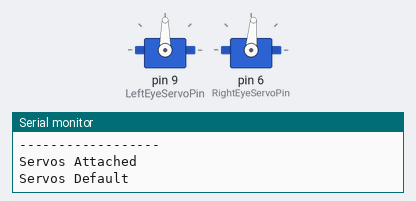
A sketch run on a simulated Arduino Uno, built with avr-gcc and run on an emulated ATmega328P. On the bench: 2 × servo, the last lines printed to the serial monitor.

Above: at 0.2 s.
At 3.2 s:
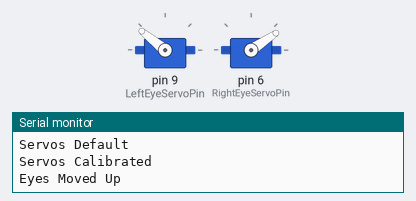
At 4.7 s:
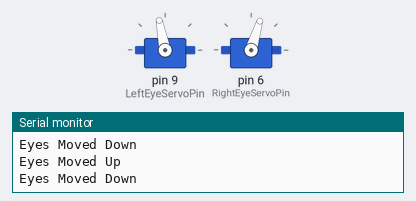
Timing chart, 0 to 6.2 s (numbered marks = the images above):
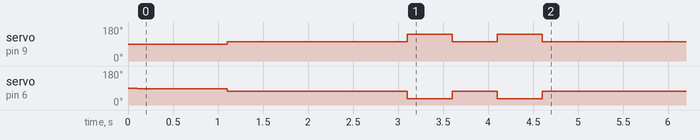

Measured:
- by itself, servo on pin 9 (LeftEyeServoPin): goes 101° 2.0 s, 141° 0.50 s, 101° 0.50 s, 141° 0.50 s, then 101°
- by itself, servo on pin 6 (RightEyeServoPin): 90° → 85° at 0.10 s, → 73° 1.0 s later, → 34° 2.0 s later, → 73° 0.50 s later, … (6 changes in this stretch)

The sketch:

eye_servos.ino
```cpp
#include <Servo.h>

Servo LeftEye;
Servo RightEye;

const int LeftEyeServoPin = 9;
const int RightEyeServoPin = 6;

void setup() {
    Serial.begin(9600);

    Serial.println("------------------");
    Serial.println("Servos Attached");
    LeftEye.attach(LeftEyeServoPin);
    RightEye.attach(RightEyeServoPin);

    delay(100);

    Serial.println("Servos Default");
    LeftEye.write(90);
    RightEye.write(85);

    delay(1000);

    Serial.println("Servos Calibrated");
    LeftEye.write(90+11.5);
    RightEye.write(85-11.5);

    delay(2000);

    Serial.println("Eyes Moved Up");
    LeftEye.write(90+51);
    RightEye.write(85-51);

    delay(500);

    Serial.println("Eyes Moved Down");
    LeftEye.write(90+11.5);
    RightEye.write(85-11.5);

    delay(500);

    Serial.println("Eyes Moved Up");
    LeftEye.write(90+51);
    RightEye.write(85-51);

    delay(500);

    Serial.println("Eyes Moved Down");
    LeftEye.write(90+11.5);
    RightEye.write(85-11.5);

}

void loop() {}
```
